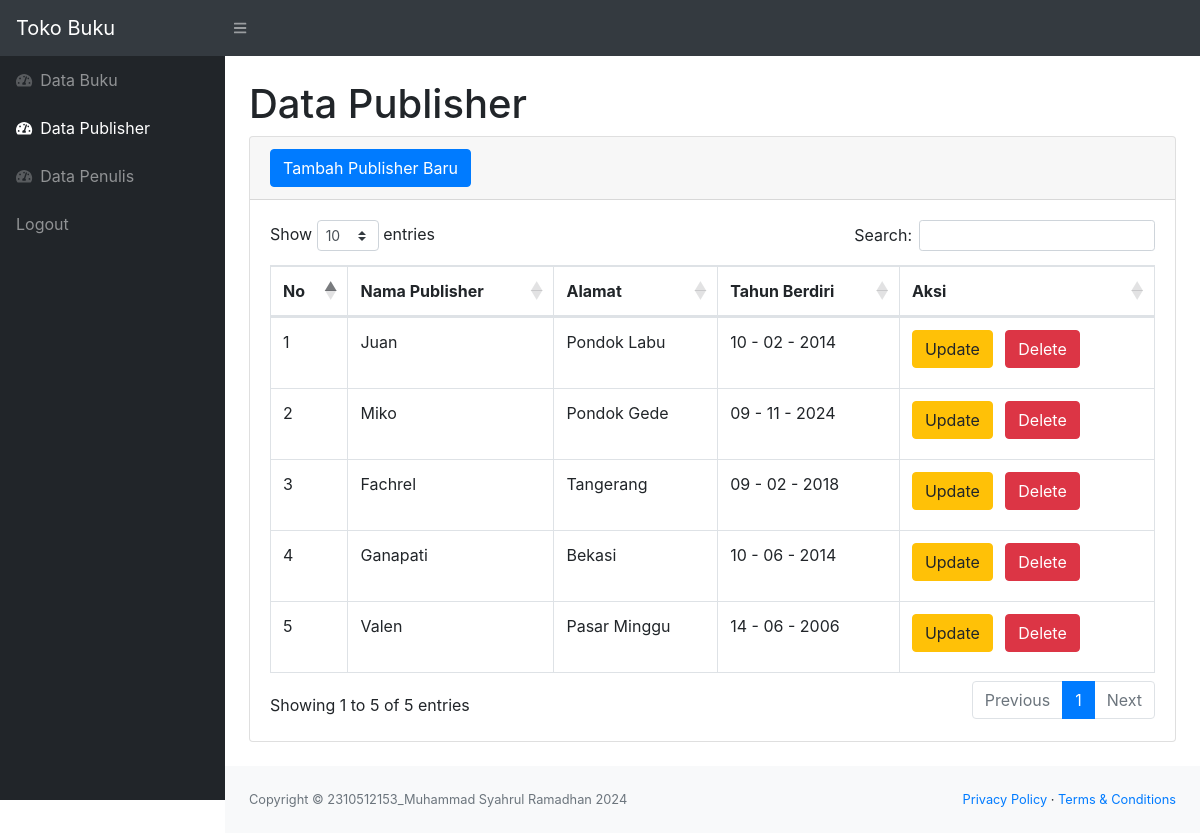
/publisher.php (signed in), run on the app's committed database.
### tables this page shows
CREATE TABLE `publisher` (
  `id_publisher` int(11) NOT NULL,
  `nama_publisher` varchar(100) NOT NULL,
  `alamat` varchar(100) DEFAULT NULL,
  `tahun_berdiri` date DEFAULT NULL
);

### function.php (called while the page is built, shortened)
<?php
$koneksi = mysqli_connect("localhost", "root", "", "db_perpustakaan");
function query1($query1) {
    global $koneksi;
    $result = mysqli_query($koneksi, $query1);
    $rows_pubs = [];
    while ( $row_pub = mysqli_fetch_assoc($result)) {
        $rows_pubs[] = $row_pub;
    }
    return $rows_pubs;
}
?>

### publisher.php (the view, shortened to what this page needs)
<?php
require 'function.php';
$publisher = query1("SELECT * FROM publisher");
?>
<!DOCTYPE html>
<html lang="en">
    <head>
        <link href="css/styles.css" rel="stylesheet" />
        <link href="https://cdn.datatables.net/1.10.20/css/dataTables.bootstrap4.min.css" rel="stylesheet" />
    </head>
    <body class="sb-nav-fixed">
        <nav class="sb-topnav navbar navbar-expand navbar-dark bg-dark">
            <a class="navbar-brand ps-3" href="index.php">Toko Buku</a>
            <button class="btn btn-link btn-sm order-1 order-lg-0" id="sidebarToggle" href="#"><i class="fas fa-bars"></i></button>
        </nav>
        <div id="layoutSidenav">
            <div id="layoutSidenav_nav">
                <nav class="sb-sidenav accordion sb-sidenav-dark" id="sidenavAccordion">
                    <div class="sb-sidenav-menu">
                        <div class="nav">
                            <a class="nav-link" href="index.php">
                                <div class="sb-nav-link-icon"><i class="fas fa-tachometer-alt"></i></div>
                                Data Buku
                            </a>
                            <a class="nav-link" href="publisher.php">
                                <div class="sb-nav-link-icon"><i class="fas fa-tachometer-alt"></i></div>
                                Data Publisher
                            </a>
                            <a class="nav-link" href="penulis.php">
                                <div class="sb-nav-link-icon"><i class="fas fa-tachometer-alt"></i></div>
                                Data Penulis
                            </a>
                            <a class="nav-link" href="logout.php">
                                Logout
                            </a>
                        </div>
                    </div>
                </nav>
            </div>
            <div id="layoutSidenav_content">
                <main>
                    <div class="container-fluid">
                        <h1 class="mt-4">Data Publisher</h1>
                        <div class="card mb-4">
                            <div class="card-header">
                               <button type="button" class="btn btn-primary" data-toggle="modal" data-target="#myModal">
                                Tambah Publisher Baru
                               </button>
                            </div>
                            <div class="card-body">
                                <div class="table-responsive">
                                    <table class="table table-bordered" id="dataTable" width="100%" cellspacing="0">
                                        <thead>
                                            <tr>
                                                <th>No</th>
                                                <th>Nama Publisher</th>
                                                <th>Alamat</th>
                                                <th>Tahun Berdiri</th>
                                                <th>Aksi</th>
                                            </tr>
                                        </thead>
                                        <tbody>
                                            <?php $no = 1; ?>
                                            <?php foreach($publisher as $row_pub) : ?>
                                            <?php
                                                $tanggal_mentah = strtotime($row_pub['tahun_berdiri']);
                                                $tgl_fix = date("d - m - Y", $tanggal_mentah);
                                            ?>
                                            <tr>
                                                <td><?= $no; ?></td>
                                                <td><?= $row_pub["nama_publisher"] ?></td>
                                                <td><?= $row_pub["alamat"] ?></td>
                                                <td><?= $tgl_fix; ?></td>
                                                <td>
                                                    <button type="button" class="btn btn-warning mb-2 mr-2" data-toggle="modal" data-target="#updatepublisher<?= $row_pub["id_publisher"]?>">Update</button>
                                                    <button type="button" class="btn btn-danger mb-2 mr-2" data-toggle="modal" data-target="#deletepublisher<?= $row_pub["id_publisher"]?>">Delete</button>
                                                </td>
                                            </tr>
                                            <?php $no++; ?>
                                            <?php endforeach; ?>
                                        </tbody>
                                    </table>
                                </div>
                            </div>
                        </div>
                    </div>
                </main>
                <footer class="py-4 bg-light mt-auto">
                    <div class="container-fluid">
                        <div class="d-flex align-items-center justify-content-between small">
                            <div class="text-muted">Copyright &copy; 2310512153_Muhammad Syahrul Ramadhan 2024</div>
                            <div>
                                <a href="#">Privacy Policy</a>
                                &middot;
                                <a href="#">Terms &amp; Conditions</a>
                            </div>
                        </div>
                    </div>
                </footer>
            </div>
        </div>
    </body>
</html>

### data on the page
publisher: nama_publisher "Juan", alamat "Pondok Labu", tahun_berdiri "10 - 02 - 2014"
publisher: nama_publisher "Miko", alamat "Pondok Gede", tahun_berdiri "09 - 11 - 2024"
publisher: nama_publisher "Fachrel", alamat "Tangerang", tahun_berdiri "09 - 02 - 2018"
publisher: nama_publisher "Ganapati", alamat "Bekasi", tahun_berdiri "10 - 06 - 2014"
publisher: nama_publisher "Valen", alamat "Pasar Minggu", tahun_berdiri "14 - 06 - 2006"
